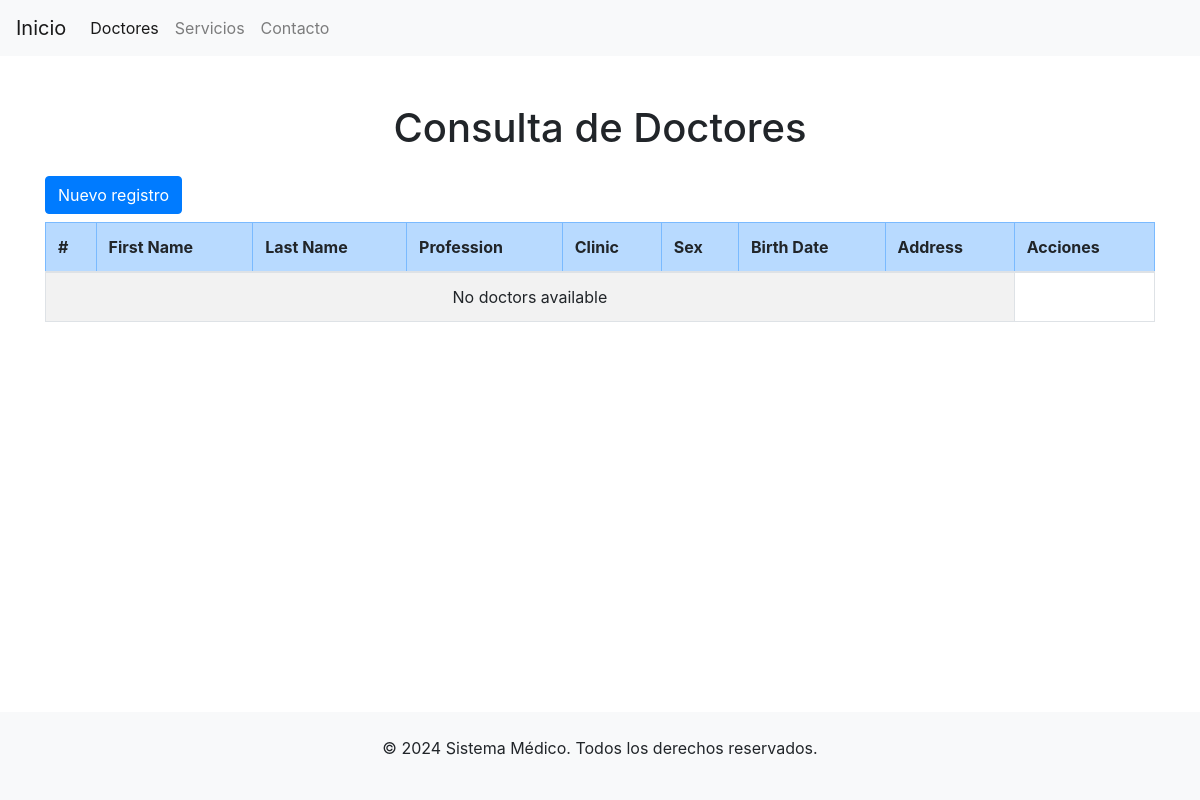
Page /doctor_list/ on the earlier database version.
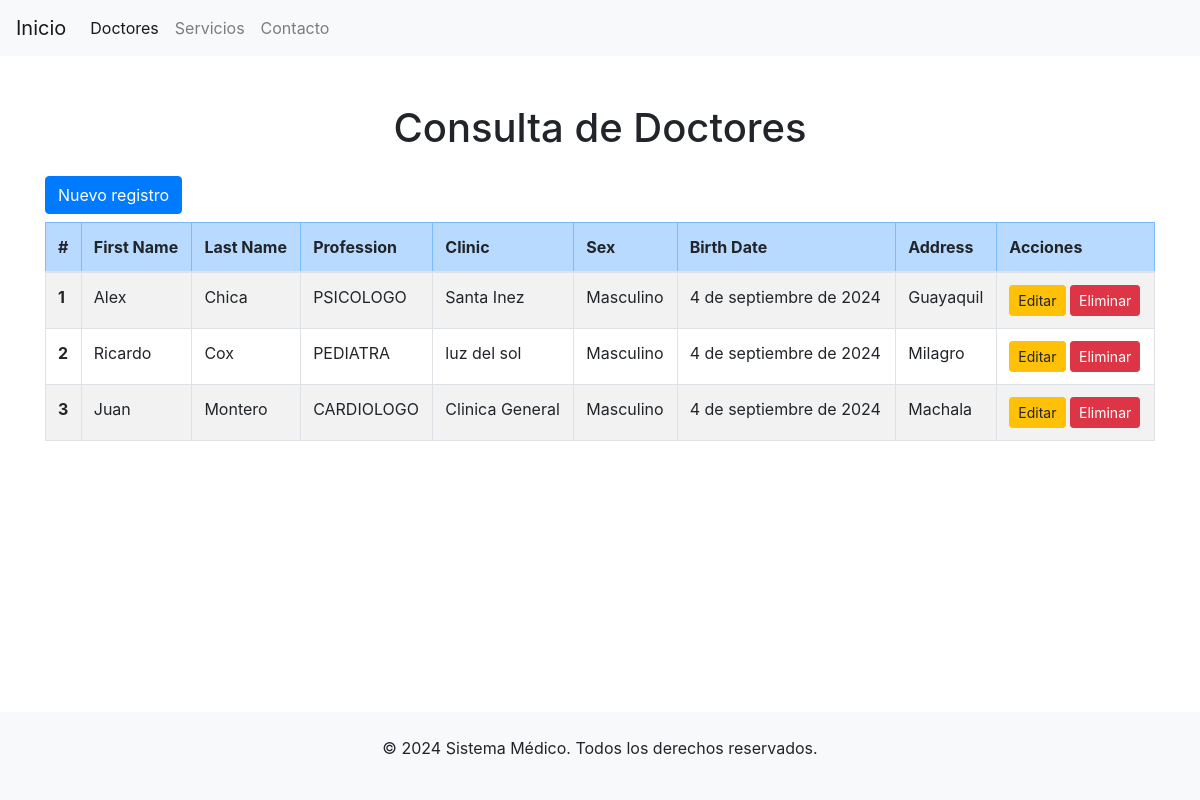
Same page on the later database version.
### aplication/core/models.py (models this page shows, shortened)
class Doctor(models.Model):
    SEX_CHOICES = ( ('M', 'Masculino'), ('F', 'Femenino'),)
    first_name = models.CharField(max_length=100)
    last_name = models.CharField(max_length=100)
    profession = models.ManyToManyField(Profession)
    clinic = models.ForeignKey(Clinic,on_delete=models.CASCADE, related_name='clinicas')
    sex = models.CharField(default="M",max_length=1, choices=SEX_CHOICES)
    birth_date = models.DateField()
    address = models.CharField(max_length=255)
    is_active = models.BooleanField(default=True)
    class Meta:
        verbose_name = "Doctor"
        verbose_name_plural = "Doctores"
        ordering = ['last_name', 'first_name']
    def __str__(self):
        return f"{self.first_name} {self.last_name}"

class Profession(models.Model):
    description = models.CharField(max_length=100, unique=True)

class Clinic(models.Model):
    ruc = models.CharField(max_length=13, unique=True)
    name = models.CharField(max_length=100, unique=True)

### aplication/core/views.py (the view)
# urls.py: path('doctor_list/', views.doctor_List,name="doctor_list"),
def doctor_List(request):
    data={"title":"Medical","title1":"Consulta de Doctores"}
    doctores = Doctor.objects.all()
    for doctor in doctores:
        print(doctor.first_name," ",doctor.clinic.name)
    data["doctores"]=doctores
    print(data)
    return render(request,"core/doctor/list.html",data)

### template/core/doctor/list.html (shortened to what this page needs)
{% extends 'layouts/base.html' %}
{% block content %}
    <div class="container mt-5">
        <h1 class="text-center mb-4">{{title1}}</h1>
        <a class="btn btn-primary mb-sm-2" href="/doctor_create/">Nuevo registro</a>
        <table class="table table-striped table-bordered">
            <thead class="table-primary">
                <tr>
                    <th scope="col">#</th>
                    <th scope="col">First Name</th>
                    <th scope="col">Last Name</th>
                    <th scope="col">Profession</th>
                    <th scope="col">Clinic</th>
                    <th scope="col">Sex</th>
                    <th scope="col">Birth Date</th>
                    <th scope="col">Address</th>
                    <th scope="col">Acciones</th>
                </tr>
            </thead>
            <tbody>
                {% for doctor in doctores %}
                <tr>
                    <th scope="row">{{ forloop.counter }}</th>
                    <td>{{ doctor.first_name }}</td>
                    <td>{{ doctor.last_name }}</td>
                    <td>
                        {% for profession in doctor.profession.all %}
                            {{ profession.description }}{% if not forloop.last %}, {% endif %}
                        {% endfor %}
                    </td>
                    <td>{{ doctor.clinic.name }}</td>
                    <td>{{ doctor.get_sex_display }}</td>
                    <td>{{ doctor.birth_date }}</td>
                    <td>{{ doctor.address }}</td>
                    <td>
                        <a href={% url 'core:doctor_update' doctor.id %} class="btn btn-warning btn-sm">Editar</a>
                        <a href={% url 'core:doctor_delete' doctor.id %} class="btn btn-danger btn-sm">Eliminar</a>
                    </td>
                </tr>
                {% empty %}
                <tr>
                    <td colspan="8" class="text-center">No doctors available</td>
                </tr>
                {% endfor %}
            </tbody>
        </table>
    </div>
{% endblock %}

### template/layouts/base.html (shortened to what this page needs)
<!DOCTYPE html>
<html lang="en">
<head>
    <link href="https://stackpath.bootstrapcdn.com/bootstrap/4.5.2/css/bootstrap.min.css" rel="stylesheet">
</head>
<body>
    {% include 'layouts/partials/nav.html' %}
    {% block content %}{% endblock %}
    {% include 'layouts/partials/footer.html' %}
</body>
</html>

### template/layouts/partials/nav.html (shortened to what this page needs)
    <nav class="navbar navbar-expand-lg navbar-light bg-light">
        <a class="navbar-brand" href="{% url 'core:home' %}">Inicio</a>
        <div class="collapse navbar-collapse" id="navbarNav">
            <ul class="navbar-nav">
                <li class="nav-item active">
                    <a class="nav-link" href="{% url 'core:doctor_list' %}">Doctores</a>
                </li>
                <li class="nav-item">
                    <a class="nav-link" href="#">Servicios</a>
                </li>
                <li class="nav-item">
                    <a class="nav-link" href="#">Contacto</a>
                </li>
            </ul>
        </div>
    </nav>

### template/layouts/partials/footer.html (shortened to what this page needs)
<body class="d-flex flex-column min-vh-100">
    <div class="flex-grow-1">
    </div>
    <footer class="bg-light text-center py-4">
        <p>&copy; 2024 Sistema Médico. Todos los derechos reservados.</p>
    </footer>
</body>

Differences in the rows shown:
added Doctor: first_name "Alex", last_name "Chica", clinic.name "Santa Inez", sex "Masculino", birth_date "4 de septiembre de 2024", address "Guayaquil"
added Profession: description "PSICOLOGO", shown under "Alex"
added Doctor: first_name "Ricardo", last_name "Cox", clinic.name "luz del sol", sex "Masculino", birth_date "4 de septiembre de 2024", address "Milagro"
added Profession: description "PEDIATRA", shown under "Ricardo"
added Doctor: first_name "Juan", last_name "Montero", clinic.name "Clinica General", sex "Masculino", birth_date "4 de septiembre de 2024", address "Machala"
added Profession: description "CARDIOLOGO", shown under "Juan"
Other differences:
text no longer shown: "No doctors available"
